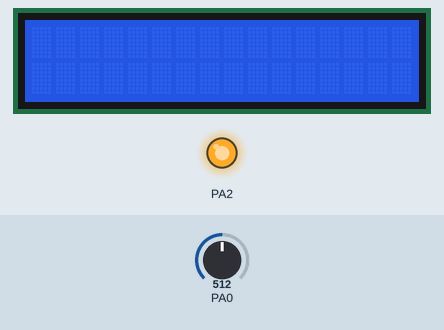
A program run on a simulated ATmega32, built with avr-gcc and emulated at 8 MHz. Parts: 16×2 character LCD, output pins drawn as LEDs (lit = HIGH). Wiring (inferred from the names in the program): character LCD (HD44780): RS PC2; E PC3; data PC4, PC5, PC6, PC7. Inputs (shaded band) come from the test bench; at power-on: PA0 = 512. Pins used as bus, display or sensor lines are not drawn.

Above: at 1.2 s.
1.3 s: PA0 set to 541
2.8 s: PA0 set to 568
At 3.7 s:
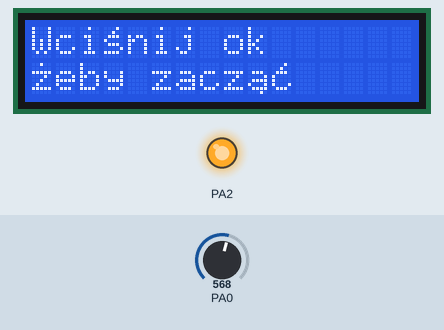
Timing chart, 0 to 5.8 s (numbered marks = the images above; inputs shaded):
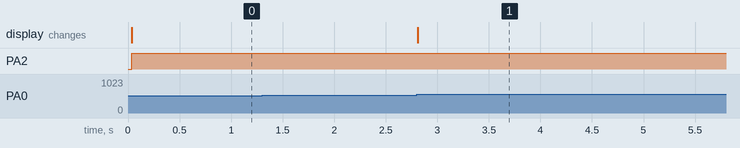

Measured:
- the behaviour switches between 550 and 551 on PA0 (found by bisection; images 0 and 1)
- after the input at 1.3 s, every drawn part: stays the same
- after the input at 2.8 s, the display: changes at once (image 1)

The program:

main.c
```c
/*
 * main.c
 *
 *  Created on: 17 gru 2020
 *      Author: £ukasz ¯ukowski
 */

#include <avr/io.h>
#include <util/delay.h>
#include <avr/interrupt.h>
#include <stdlib.h>
#include <avr/pgmspace.h>
#include <stdio.h>
#include <avr/eeprom.h>

#include "LCD/lcd44780.h"
#include "MENU/menu.h"
#include "I2C/I2C.h"
#include "DHT/dht.h"
#include "INTERRUPTS/interrupts.h"

#define REF_256 (1<<REFS1)|(1<<REFS0)	//makro na napiêcie odniesienia wewnêtrzne 2,56
#define REF_VCC (1<<REFS0)		//makro na napiêcie odniesienia VCC

char ADC_pomiar[17];


void initialization(void) {
	lcd_init();

	ADCSRA = (1 << ADEN); 	//w³¹czenie przetwornika ADC

	/*USTAWIAMY prêdko æ 100 kHz na magistrali I2C*/
	i2cSetBitrate(100);

	/*ustawianie portów na wej cie/wyj cie dla czujnika poziomu wody*/
	DDRA |= (1 << PA2);
	DDRA &= ~(1 << PA3);

	PORTA |= (1 << PA2);

	read_parameters();
	if (program_saved == 1) {
		current_menu = 18;
		change_menu();

	} else if (program_saved == 0) {
		current_menu = 0;
		change_menu();
	}

}

void pomiar(void) {
	/*inicjalizacja ADC*/

	ADMUX = (ADMUX & 0xF8) | 0;	//zerowanie pozosta³ych miejsc rejestru poza wybranym pinem
	_delay_us(250);		//zw³oka czasowa, ¿eby dobrze wyszed³ pomiar
	ADCSRA |= (1 << ADPS2) | (1 << ADPS1);	//ustawienie przeskalera na 64
	ADMUX |= REF_256;//wybór napiêcia odniesienia z wcze niej zdefiniowanych makr

	ADCSRA |= (1 << ADSC);	//start konwersji
	while ((ADCSRA & (1 << ADSC)));
	loop_until_bit_is_clear(ADCSRA, ADSC);
	value = ADCW;
	sprintf(ADC_pomiar, "%d  ", value);		//zamiana na system dziesiêtny
}


int main(void) {

	initialization();
	structure_init();


	while (1) {
		pomiar();
		read_key();
		if (menu_event) {
			change_menu();
		}
	}
}
```

dht.c
```c
// (licence header left out)
#include <stdio.h>
#include <string.h>
#include <avr/io.h>
#include <util/delay.h>
#include <stdlib.h>
#include "../LCD/lcd44780.h"
#include "../MENU/menu.h"
#include "dht.h"
#include "../INTERRUPTS/interrupts.h"

//PD0 ogrzewanie
//PD1 nawil¿anie
//PD2 nawadnianie
//PD3 wietrzenie
//PD4 o wietlenie
//PD5 buzzer

extern uint8_t temperature_temp;
extern uint8_t humidity_temp;

int8_t temperature = 0;
int8_t humidity = 0;


char printbuff[100];

/*
 * get data from sensor
 */

int8_t dht_getdata(int8_t *temperature, int8_t *humidity) {

	uint8_t bits[5];
	uint8_t i, j = 0;

	memset(bits, 0, sizeof(bits));

	//reset port
	DHT_DDR |= (1 << DHT_INPUTPIN); //output
	DHT_PORT |= (1 << DHT_INPUTPIN); //high
	_delay_ms(100);

	//send request
	DHT_PORT &= ~(1 << DHT_INPUTPIN); //low
	_delay_us(500);
	DHT_PORT |= (1 << DHT_INPUTPIN); //high
	DHT_DDR &= ~(1 << DHT_INPUTPIN); //input
	_delay_us(40);

	//check start condition 1
	if ((DHT_PIN & (1 << DHT_INPUTPIN))) {
		return -1;
	}
	_delay_us(80);
	//check start condition 2
	if (!(DHT_PIN & (1 << DHT_INPUTPIN))) {
		return -1;
	}
	_delay_us(80);

	//read the data
	uint16_t timeoutcounter = 0;
	for (j = 0; j < 5; j++) { //read 5 byte
		uint8_t result = 0;
		for (i = 0; i < 8; i++) { //read every bit
			timeoutcounter = 0;
			while (!(DHT_PIN & (1 << DHT_INPUTPIN))) { //wait for an high input (non blocking)
				timeoutcounter++;
				if (timeoutcounter > DHT_TIMEOUT) {
					return -1; //timeout
				}
			}
			_delay_us(30);
			if (DHT_PIN & (1 << DHT_INPUTPIN)) //if input is high after 30 us, get result
				result |= (1 << (7 - i));
			timeoutcounter = 0;
			while (DHT_PIN & (1 << DHT_INPUTPIN)) { //wait until input get low (non blocking)
				timeoutcounter++;
				if (timeoutcounter > DHT_TIMEOUT) {
					return -1; //timeout
				}
			}
		}
		bits[j] = result;
	}

	//reset port
	DHT_DDR |= (1 << DHT_INPUTPIN); //output
	DHT_PORT |= (1 << DHT_INPUTPIN); //low
	_delay_ms(100);

	//check checksum
	if ((uint8_t) (bits[0] + bits[1] + bits[2] + bits[3]) == bits[4]) {
		//return temperature and humidity

		uint16_t rawhumidity = bits[0] << 8 | bits[1];
		uint16_t rawtemperature = bits[2] << 8 | bits[3];
		if (rawtemperature & 0x8000) {
			*temperature = (float) ((rawtemperature & 0x7FFF) / 10.0) * -1.0;
		} else {
			*temperature = (float) (rawtemperature) / 10.0;
		}
		*humidity = (float) (rawhumidity) / 10.0;

		return 0;
	}

	return -1;
}

/*
 * get temperature
 */

int8_t dht_gettemperature(int8_t *temperature) {
	int8_t humidity = 0;
	return dht_getdata(temperature, &humidity);
}

/*
 * get humidity
 */

int8_t dht_gethumidity(int8_t *humidity) {
	int8_t temperature = 0;
	return dht_getdata(&temperature, humidity);
}

/*
 * get temperature and humidity
 */

int8_t dht_gettemperaturehumidity(int8_t *temperature, int8_t *humidity) {
	return dht_getdata(temperature, humidity);
}

void show_temp_hum(void) {

	if (dht_gettemperaturehumidity(&temperature, &humidity) != -1) {

		itoa(temperature, printbuff, 10);

		lcd_locate(0, 0);
		lcd_str("temperatura ");
		lcd_str(printbuff);
		lcd_str("\x87" "C");

		itoa(humidity, printbuff, 10);

		lcd_locate(1, 0);
		lcd_str("wilgotno" "\x82" "\x81 ");
		lcd_str(printbuff);
		lcd_str("%RH");
	} else {
		lcd_locate(0, 0);
		lcd_str("error");
	}
}

void get_temp_hum(void) {
	if (dht_gettemperaturehumidity(&temperature, &humidity) != -1) {

		itoa(temperature, printbuff, 10);
		itoa(humidity, printbuff, 10);
	} else {
		lcd_locate(0, 0);
		lcd_str("error");
	}
}

void compare_temp_hum(void) {

	get_temp_hum();

	if (temperature > temperature_temp) {
		temp_higher = 1;
		temp_lower = 0;

	} else if (temperature < temperature_temp) {
		temp_higher = 0;
		temp_lower = 1;
	}

	if (humidity >= (humidity_temp + 5)) {
		hum_higher = 1;
		hum_lower = 0;
	} else if (humidity <= (humidity_temp - 5)) {
		hum_higher = 0;
		hum_lower = 1;
	}
}

void reg_temp_hum(void) {

	compare_temp_hum();
	check_water_level();

	if (temp_lower == 1) {
		PORTD |= (1 << PD0);
				actions[2].time = 4;

	}
	if (temp_higher == 1) {
		PORTD |= (1 << PD5);
		actions[5].time = 3;

	}

	if (hum_higher == 1) {
		PORTD |= (1 << PD3);
		actions[3].time = 5;
	}
	if (hum_lower == 1) {

		if (humidity_water_level_flag == 1) {
			PORTD |= (1 << PD1);
			actions[1].time = 8;
		} else if (humidity_water_level_flag == 0) {
			PORTD |= (1 << PD5);
			actions[5].time = 3;
		}
	}
}
```

dht.h
```c
// (licence header left out)
#ifndef DHT_H_
#define DHT_H_


void get_temp_hum(void);
void compare_temp_hum(void);
void reg_temp_hum(void);
void get_temp_hum(void);

uint8_t temp_higher, temp_lower, temp_eq, hum_higher, hum_lower, hum_eq;

#include <stdio.h>
#include <avr/io.h>

//setup port

#define DHT_DDR DDRB
#define DHT_PORT PORTB
#define DHT_PIN PINB
#define DHT_INPUTPIN PB0

//timeout retries

#define DHT_TIMEOUT 200

//functions

extern int8_t dht_gettemperature(int8_t *temperature);
extern int8_t dht_gethumidity(int8_t *humidity);
extern int8_t dht_gettemperaturehumidity(int8_t *temperature, int8_t *humidity);

#endif
```

I2C.c
```c
/*
 * I2C.c
 *
 *  Created on: 2010-09-07
 *      Autor: Miros³aw Karda 
 */
#include <avr/io.h>
#include "I2C.h"
#include "../LCD/lcd44780.h"

void I2C_START(void){
	TWCR = ( 1<<TWINT ) | ( 1<<TWEN ) | ( 1<<TWSTA );
	while ( !( TWCR & ( 1<<TWINT ) ) );
}

void I2C_STOP(void){
	TWCR = ( 1<<TWINT ) | ( 1<<TWEN ) | ( 1<<TWSTO );
	while ( ( TWCR & ( 1<<TWSTO ) ) );
}

void I2C_WRITE(uint8_t bajt){
	TWDR = bajt;
	TWCR = ( 1<<TWINT ) | ( 1<<TWEN );
	while( !( TWCR & ( 1<<TWINT ) ) );
}
uint8_t I2C_READ(uint8_t ack){
	TWCR = ( 1<<TWINT ) | ( ack<<TWEA ) | ( 1<<TWEN);
	while( !( TWCR & ( 1<<TWINT ) ) );
	return TWDR;
}

void I2C_WRITE_BUFFER(uint8_t SLA, uint8_t adr, uint8_t len, uint8_t *buf) {

	I2C_START();
	I2C_WRITE(SLA);
	I2C_WRITE(adr);
	while (len--) {
		I2C_WRITE(*buf++);
	}
	I2C_STOP();
}

void I2C_READ_BUFFER(uint8_t SLA, uint8_t adr, uint8_t len, uint8_t *buf){
	I2C_START();

	I2C_WRITE(SLA);

	I2C_WRITE(adr);

	I2C_START();

	I2C_WRITE(SLA + 1);

	while( len-- ) *buf++ = I2C_READ( len ? ACK : NACK);

	I2C_STOP();

}

void i2cSetBitrate(uint16_t bitrateKHz) {
	uint8_t bitrate_div;

	bitrate_div = ((F_CPU/1000l)/bitrateKHz);
	if(bitrate_div >= 16)
		bitrate_div = (bitrate_div-16)/2;

	TWBR = bitrate_div;
}

uint8_t dec2bcd(uint8_t dec){
	return ((dec/10)<<4)|(dec % 10);
}

uint8_t bcd2dec(uint8_t bcd){
	return ((((bcd)>>4)&0x0F)*10)+((bcd)&0x0F);
}
```

I2C.h
```c
/*
 * I2C.h
 *
 *  Created on: 2010-09-07
 *       Autor: Miros³aw Karda 
 */

#ifndef I2C_I2C_H_
#define I2C_I2C_H_

#define ACK 1
#define NACK 0
#define DS1307_ADDR 0xD0	//adres RTC

void i2cSetBitrate(uint16_t bitrateKHz);
void I2C_START(void);
void I2C_STOP(void);
void I2C_WRITE(uint8_t bajt);
uint8_t I2C_READ(uint8_t ack);

void I2C_WRITE_BUFFER(uint8_t SLA, uint8_t adr, uint8_t len, uint8_t *buf);
void I2C_READ_BUFFER(uint8_t SLA, uint8_t adr, uint8_t len, uint8_t *buf);

uint8_t dec2bcd(uint8_t dec);
uint8_t bcd2dec(uint8_t bcd);

#endif /* I2C_I2C_H_ */
```

interrupts.c
```c
/*
 * interrupts.c
 *
 *  Created on: 8 kwi 2021
 *      Author: £ukasz ¯ukowski
 */
#include <avr/interrupt.h>
#include "interrupts.h"
#include "../MENU/menu.h"
#include "../DHT/dht.h"

uint8_t tot_overflow = 0;


void structure_init() {
	akcja water = { 0, WATER };
	akcja humidity = { 0, HUM };
	akcja temperature = { 0, TEMP };
	akcja ventilation = { 0, AIR };
	akcja lighting = { 0, LIGHT };
	akcja buzz = { 0, BUZZ };

	actions[0] = water;
	actions[1] = humidity;
	actions[2] = temperature;
	actions[3] = ventilation;
	actions[4] = lighting;
	actions[5] = buzz;
}

void check_actions() {
	for (int i = 0; i < sizeof(actions); i++) {

		key_lock = 1;
		if (actions[i].time > 1) {
			actions[i].time--;

		} else if (actions[i].time == 1) {
			actions[i].time--;
			end_action(i);
		} else if (actions[i].time < 1) {

		}
	}
}

void check_parameters() {
	if (tot_overflow >= 60) {
		reg_temp_hum();
		check_lighting();
		check_watering();

		tot_overflow = 0;
	}
}

void end_action(function_name name) {

	switch (name) {
	case WATER:
		PORTD &= ~(1 << PD2);
		break;

	case HUM:
		PORTD &= ~(1 << PD1);
		break;

	case TEMP:
		PORTD &= ~(1 << PD0);
		break;

	case AIR:
		PORTD &= ~(1 << PD3);
		break;

	case LIGHT:
		PORTD &= ~(1 << PD4);
		break;

	case BUZZ:
		PORTD &= ~(1 << PD5);
		break;
	}
}

void licznik1_init() {

	/*set up timer with prescaler = 256*/
	TCCR1B |= (1 << CS12);

	/*ustawienie licznika w tryb CTC*/
	TCCR1B |= (1 << WGM12);

	/*initialize counter with starting value = 0*/
	TCNT1 = 0;

	/*enable overflow interrupt*/
	TIMSK |= (1 << OCIE1A);

	/*enable global interrupts*/
	sei();

	/*set comparison number, 34286 ticks = 1 second delay*/
	OCR1A = 31249;
}

ISR(TIMER1_COMPA_vect) {	//sekundowy
	tot_overflow++;

	check_actions();
	check_parameters();

}
```

interrupts.h
```c
/*
 * interrupts.h
 *
 *  Created on: 8 kwi 2021
 *      Author: £ukasz ¯ukowski
 */

#ifndef INTERRUPTS_INTERRUPTS_H_
#define INTERRUPTS_INTERRUPTS_H_

void licznik0_init(void);
void licznik1_init(void);


typedef enum {WATER, HUM, TEMP, AIR, LIGHT, BUZZ } function_name;

typedef struct  {
	int16_t time;
	function_name name;
} akcja;

akcja actions[6];

void structure_init(void);
void check_actions(void);
void check_parameters(void);
void end_action(function_name name);


#endif /* INTERRUPTS_INTERRUPTS_H_ */
```

menu.h
```c
/*
 * menu.h
 *
 *  Created on: 17 gru 2020
 *      Author: £ukasz ¯ukowski
 */

#ifndef MENU_MENU_H_
#define MENU_MENU_H_

#define E_IDDLE	0
#define E_UP	1
#define E_DW	2
#define E_OK	3
#define E_PREV	4


extern volatile uint8_t	current_menu;
extern volatile uint8_t	menu_event;
volatile uint16_t value;
volatile uint8_t key_lock;
extern volatile uint8_t loop;
extern volatile int loop_date;
volatile uint8_t watering_water_level_flag;
volatile uint8_t humidity_water_level_flag;
char  ADC_pomiar[17];
volatile uint16_t value;
uint8_t program_saved;


void change_menu();
void menu_idle(uint8_t a,uint8_t b,uint8_t c);
void display_change_date(void);
void change_day(void);
void change_month(void);
void check_water_level(void);
void change_year(void);
void display_change_time(void);
void change_hour(void);
void change_minute(void);
void display_change_humidity(void);
void change_humidity(void);
void display_temperature(void);
void change_temperature(void);
void display_change_lighting(void);
void change_lighting(void);
void display_watering_amount(void);
void change_watering_amount(void);
void display_watering_freq(void);
void change_watering_freq(void);
void check_if_water(void);
void save_date_time(void);
void save(void);
void save_parameters(void);
void read_parameters(void);
void if_bissextile(void);
void show_date_time(void);
void show_temp_hum(void);
void read_key();
void watering(void);
void check_hour(void);
void read_date_time(void);
void printTime(uint8_t y, uint8_t x, uint8_t time);
void printInt(int8_t y, int8_t x, int16_t z);

uint8_t getSaved(void);
uint8_t getTemperature(void);
uint8_t getHumidity(void);
uint8_t getLighting(void);
uint8_t getWateringAmount(void);
uint8_t getWateringFreq(void);

void setSaved(uint8_t saved);
void setTemperature(uint8_t temperature);
void setHumidity(uint8_t humidity);
void setLighting(uint8_t Lighting);
void setWateringAmount(uint8_t wateringAmount);
void setWateringFreq(uint8_t wateringFreq);

void check_watering(void);
void check_lighting(void);

#endif /* MENU_MENU_H_ */
```

Source omitted: menu.c (16809 bytes), lcd44780.c (15094 bytes), lcd44780.h (7502 bytes)
